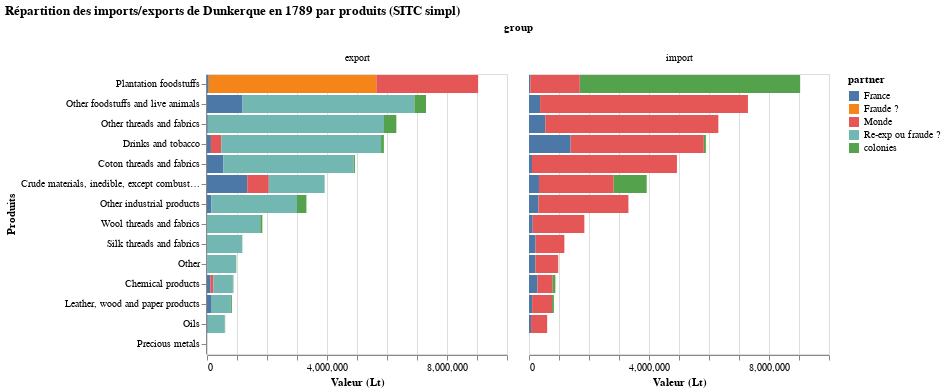

The cell this chart's notebook holds for it:
### Code cell
VegaLite({
  "title": "Répartition des imports/exports de Dunkerque en 1789 par produits (SITC simpl)",
  "data": {"values": data["Dunkerque"]},
  "mark": {"type":"bar", "tooltip": {"content": "data"}},
  "encoding": {
    "x": {"field": "value", "type": "quantitative", "title": "Valeur (Lt)"},
    "column": {"field": "group"},
    "y": {"field": "product", "sort": "-x", "title": "Produits"},
    "color": {"field": "partner"}
  }
})

### Figure 1 — Vega-Lite specification as saved in the notebook (floating-point values rounded to 4 significant figures)
{"data": {"values": [{"group": "import", "partner": "France", "product": "Chemical products", "value": 280900.0}, {"group": "import", "partner": "Monde", "product": "Chemical products", "value": 508907}, {"group": "import", "partner": "colonies", "product": "Chemical products", "value": 89556}, {"group": "export", "partner": "France", "product": "Chemical products", "value": 111000.0}, {"group": "export", "partner": "Monde", "product": "Chemical products", "value": 101042}, {"group": "export", "partner": "colonies", "product": "Chemical products", "value": 16237}, {"group": "export", "partner": "Re-exp ou fraude ?", "product": "Chemical products", "value": 651100.0}, {"group": "import", "partner": "France", "product": "Crude materials, inedible, except combustibles", "value": 331600.0}, {"group": "import", "partner": "Monde", "product": "Crude materials, inedible, except combustibles", "value": 2490363}, {"group": "import", "partner": "colonies", "product": "Crude materials, inedible, except combustibles", "value": 1101518}, {"group": "export", "partner": "France", "product": "Crude materials, inedible, except combustibles", "value": 1341000.0}, {"group": "export", "partner": "Monde", "product": "Crude materials, inedible, except combustibles", "value": 719051}, {"group": "export", "partner": "colonies", "product": "Crude materials, inedible, except combustibles", "value": 6630}, {"group": "export", "partner": "Re-exp ou fraude ?", "product": "Crude materials, inedible, except combustibles", "value": 1857000.0}, {"group": "import", "partner": "France", "product": "Wool threads and fabrics", "value": 123728}, {"group": "import", "partner": "Monde", "product": "Wool threads and fabrics", "value": 1721100}, {"group": "export", "partner": "colonies", "product": "Wool threads and fabrics", "value": 71104}, {"group": "export", "partner": "France", "product": "Wool threads and fabrics", "value": 1376}, {"group": "export", "partner": "Re-exp ou fraude ?", "product": "Wool threads and fabrics", "value": 1772348}, {"group": "import", "partner": "France", "product": "Leather, wood and paper products", "value": 103600.0}, {"group": "import", "partner": "Monde", "product": "Leather, wood and paper products", "value": 664528}, {"group": "import", "partner": "colonies", "product": "Leather, wood and paper products", "value": 61376}, {"group": "export", "partner": "France", "product": "Leather, wood and paper products", "value": 155300.0}, {"group": "export", "partner": "colonies", "product": "Leather, wood and paper products", "value": 32319}, {"group": "export", "partner": "Re-exp ou fraude ?", "product": "Leather, wood and paper products", "value": 641900.0}, {"group": "import", "partner": "France", "product": "Plantation foodstuffs", "value": 42550}, {"group": "import", "partner": "colonies", "product": "Plantation foodstuffs", "value": 7345722}, {"group": "import", "partner": "Monde", "product": "Plantation foodstuffs", "value": 1649675}, {"group": "export", "partner": "France", "product": "Plantation foodstuffs", "value": 57275}, {"group": "export", "partner": "Monde", "product": "Plantation foodstuffs", "value": 3394711}, {"group": "export", "partner": "colonies", "product": "Plantation foodstuffs", "value": 436}, {"group": "export", "partner": "Fraude ?", "product": "Plantation foodstuffs", "value": 5585525}, {"group": "import", "partner": "France", "product": "Other", "value": 212659}, {"group": "import", "partner": "Monde", "product": "Other", "value": 760882}, {"group": "import", "partner": "colonies", "product": "Other", "value": 1353}, {"group": "export", "partner": "France", "product": "Other", "value": 14280.0}, {"group": "export", "partner": "colonies", "product": "Other", "value": 8932}, {"group": "export", "partner": "Re-exp ou fraude ?", "product": "Other", "value": 951700.0}, {"group": "import", "partner": "France", "product": "Silk threads and fabrics", "value": 218180}, {"group": "import", "partner": "Monde", "product": "Silk threads and fabrics", "value": 960770}, {"group": "export", "partner": "colonies", "product": "Silk threads and fabrics", "value": 2100}, {"group": "export", "partner": "Re-exp ou fraude ?", "product": "Silk threads and fabrics", "value": 1176850}, {"group": "import", "partner": "France", "product": "Other industrial products", "value": 314800.0}, {"group": "import", "partner": "Monde", "product": "Other industrial products", "value": 2999118}, {"group": "export", "partner": "France", "product": "Other industrial products", "value": 141500.0}, {"group": "export", "partner": "colonies", "product": "Other industrial products", "value": 313967}, {"group": "export", "partner": "Re-exp ou fraude ?", "product": "Other industrial products", "value": 2858000.0}, {"group": "import", "partner": "France", "product": "Oils", "value": 67870.0}, {"group": "import", "partner": "Monde", "product": "Oils", "value": 537431}, {"group": "export", "partner": "France", "product": "Oils", "value": 23530.0}, {"group": "export", "partner": "colonies", "product": "Oils", "value": 14793}, {"group": "export", "partner": "Re-exp ou fraude ?", "product": "Oils", "value": 567000.0}, {"group": "import", "partner": "France", "product": "Drinks and tobacco", "value": 1387000.0}, {"group": "import", "partner": "Monde", "product": "Drinks and tobacco", "value": 4440210}, {"group": "import", "partner": "colonies", "product": "Drinks and tobacco", "value": 68894}, {"group": "export", "partner": "France", "product": "Drinks and tobacco", "value": 130900.0}, {"group": "export", "partner": "Monde", "product": "Drinks and tobacco", "value": 345721}, {"group": "export", "partner": "colonies", "product": "Drinks and tobacco", "value": 93596}, {"group": "export", "partner": "Re-exp ou fraude ?", "product": "Drinks and tobacco", "value": 5326000.0}, {"group": "export", "partner": "Re-exp ou fraude ?", "product": "Precious metals", "value": 0}, {"group": "import", "partner": "France", "product": "Other threads and fabrics", "value": 543957}, {"group": "import", "partner": "Monde", "product": "Other threads and fabrics", "value": 5767681}, {"group": "export", "partner": "France", "product": "Other threads and fabrics", "value": 27060.0}, {"group": "export", "partner": "colonies", "product": "Other threads and fabrics", "value": 411933}, {"group": "export", "partner": "Re-exp ou fraude ?", "product": "Other threads and fabrics", "value": 5873000.0}, {"group": "import", "partner": "France", "product": "Other foodstuffs and live animals", "value": 369300.0}, {"group": "import", "partner": "Monde", "product": "Other foodstuffs and live animals", "value": 6929264}, {"group": "import", "partner": "colonies", "product": "Other foodstuffs and live animals", "value": 1736}, {"group": "export", "partner": "France", "product": "Other foodstuffs and live animals", "value": 1184000.0}, {"group": "export", "partner": "colonies", "product": "Other foodstuffs and live animals", "value": 390372}, {"group": "export", "partner": "Re-exp ou fraude ?", "product": "Other foodstuffs and live animals", "value": 5726000.0}, {"group": "import", "partner": "France", "product": "Coton threads and fabrics", "value": 99571}, {"group": "import", "partner": "Monde", "product": "Coton threads and fabrics", "value": 4831856}, {"group": "export", "partner": "colonies", "product": "Coton threads and fabrics", "value": 49084}, {"group": "export", "partner": "France", "product": "Coton threads and fabrics", "value": 547605}, {"group": "export", "partner": "Re-exp ou fraude ?", "product": "Coton threads and fabrics", "value": 4334738}]}, "encoding": {"color": {"field": "partner"}, "column": {"field": "group"}, "x": {"field": "value", "title": "Valeur (Lt)", "type": "quantitative"}, "y": {"field": "product", "sort": "-x", "title": "Produits"}}, "mark": {"tooltip": {"content": "data"}, "type": "bar"}, "title": "Répartition des imports/exports de Dunkerque en 1789 par produits (SITC simpl)"}
